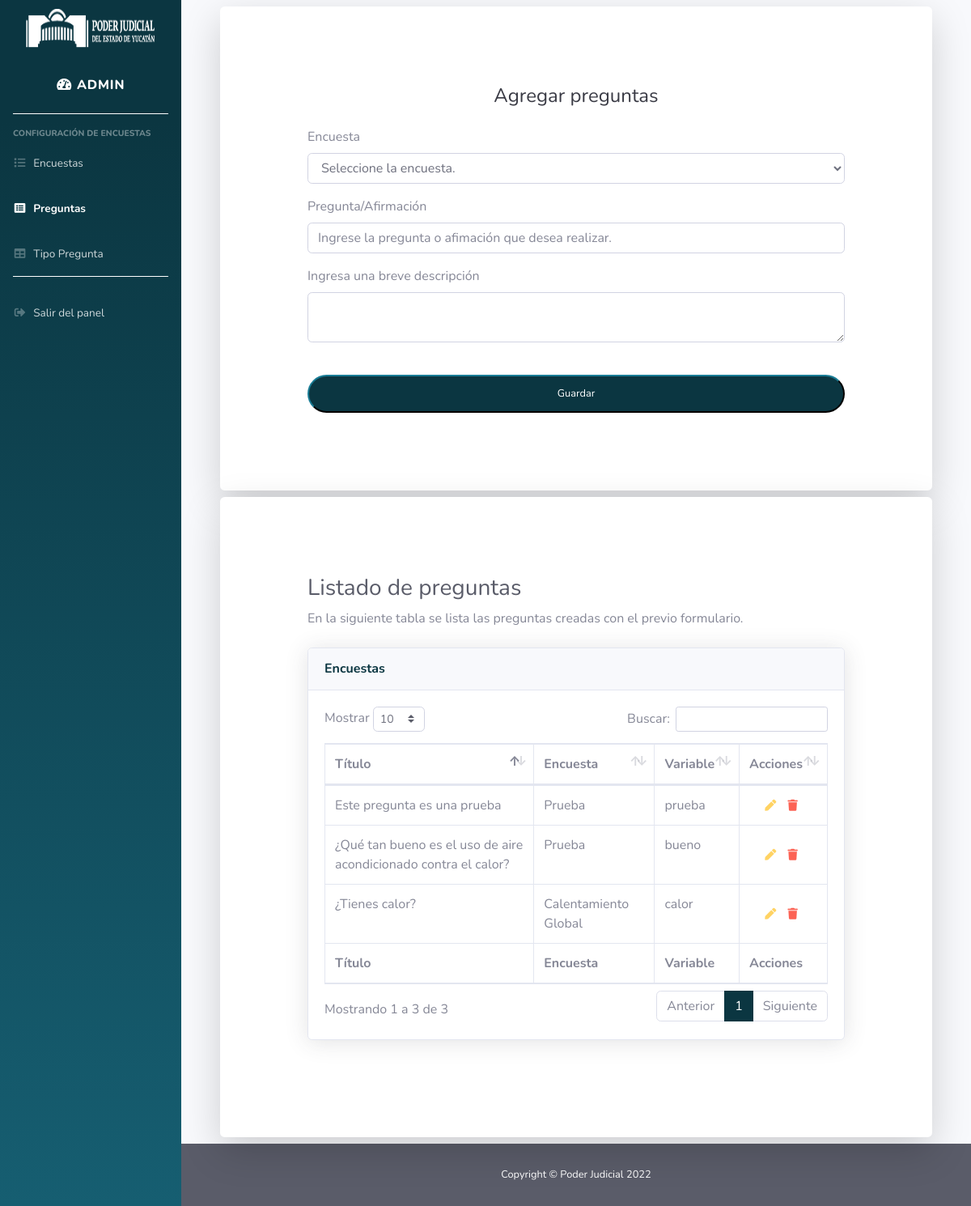
Page /admin_catalogo_preg.php (signed in) on the committed database.
### tables this page shows
CREATE TABLE `preguntas` (
  `id` int(11) NOT NULL,
  `encuesta_titulo` varchar(259) NOT NULL,
  `titulo` varchar(259) NOT NULL,
  `variable` varchar(59) NOT NULL
);

### con_db.php (called while the page is built, shortened)
<?php
  $usuario  = "root";
  $password = "";
  $servidor = "localhost";
  $basededatos = "bd_pj";
  $con = mysqli_connect($servidor, $usuario, $password, $basededatos) or die("No se ha podido conectar al Servidor");
  $sqlpreguntas        = ("SELECT * FROM  preguntas ORDER BY titulo DESC");
  $datapreguntasSelect  = mysqli_query($con, $sqlpreguntas);
  ?>

### admin_catalogo_preg.php (the view, shortened to what this page needs)
<?php
    include("con_db.php");
    $id = $_GET['id'];
?>
<!DOCTYPE html>
<html lang="es">
<head>
    <?php
        include("include/admin_head.php");
    ?>
</head>
<body id="page-top">
    <div id="wrapper">
        <ul class="navbar-nav bg-gradient-primary sidebar sidebar-dark accordion" id="accordionSidebar">
            <div class="sidebar-brand d-flex align-items-center justify-content-center">
                <div class="sidebar-brand-icon">
                    <img src="imagenes/logo.png" width="160" height="50">
                </div>
            </div>
            <div class="sidebar-brand d-flex align-items-center justify-content-center">
                <div class="sidebar-brand-text mx-3"><i class="fas fa-fw fa-tachometer-alt"></i>
                    <span>  Admin</span></div>
            </div>
            <hr class="sidebar-divider">
            <div class="sidebar-heading">
                Configuración de encuestas
            </div>
            <li class="nav-item">
                <a class="nav-link" href="admin_catalogo_encuesta.php">
                    <i class="fas fa-fw fa-list"></i>
                    <span>Encuestas</span></a>
            </li>
            <li class="nav-item active">
                <a class="nav-link" href="admin_catalogo_preg.php">
                    <i class="fas fa-fw fa-list-alt"></i>
                    <span>Preguntas</span></a>
            </li>
            <li class="nav-item">
                <a class="nav-link" href="admin_tipo_preguntas.php">
                    <i class="fas fa-fw fa-table"></i>
                    <span>Tipo Pregunta</span></a>
            </li>
            <hr class="sidebar-divider">
            <li class="nav-item">
                <a class="nav-link" href="on_admin.php">
                    <i class="fas fa-fw fa-sign-out-alt"></i>
                    <span>Salir del panel</span></a>
            </li>
        </ul>
        <div id="content-wrapper" class="d-flex flex-column">
            <div id="content">
                <div class="container-fluid">
                    <div class="container">
                        <div class="card o-hidden border-0 shadow-lg my-2">
                            <div class="card-body p-5">
                                <div class="col">
                                    <div class="p-5">
                                        <div class="text-center">
                                            <h1 class="h4 text-gray-900 mb-4">Agregar preguntas</h1>
                                        </div>
                                        <form class="user" action="scripts/pregunta_guardar.php" method="POST">
                                            <div class="form-group">
                                                <label for="encuesta_titulo" class="form-label">Encuesta</label>
                                                <select class="form-control form-select-user" name="encuesta_titulo" id="encuesta_titulo">
                                                    <?php if($id) { ?>
                                                        <option selected><?php echo ($datos["encuesta_titulo"]); ?></option>
                                                    <?php } else { ?>
                                                        <option selected>Seleccione la encuesta.</option>
                                                    <?php } ?>
                                                </select>
                                            </div>
                                            <div class="form-group">
                                                <label for="titulo" class="form-label">Pregunta/Afirmación</label>
                                                <input type="text" class="form-control form-select-user" name="titulo"
                                                id="titulo" placeholder="Ingrese la pregunta o afimación que desea realizar."
                                                value="<?php echo $datos['titulo']; ?>">
                                            </div>
                                            <div class="form-group">
                                                <label for="variable" class="form-label">Ingresa una breve descripción</label>
                                                <textarea type="email" class="form-control" name="variable"
                                                id="variable"><?php echo $datos['variable']; ?></textarea>
                                            </div>
                                            <br>
                                            <input type="submit" name="<?php if($id) { echo "modificar"; } else { echo "guardar"; } ?>" class="btn btn-primary btn-user btn-block" value="Guardar">
                                        </form>
                                    </div>
                                </div>
                            </div>
                        </div>
                        <div class="card o-hidden border-0 shadow-lg my-2">
                            <div class="card-body p-5">
                                <div class="col">
                                    <div class="p-5">
                                        <h1 class="h3 mb-2 text-gray-800">Listado de preguntas</h1>
                                        <p class="mb-4">En la siguiente tabla se lista las preguntas
                                            creadas con el previo formulario.</p>
                                        <div class="card shadow mb-4">
                                            <div class="card-header py-3">
                                                <h6 class="m-0 font-weight-bold text-primary">Encuestas</h6>
                                            </div>
                                            <div class="card-body">
                                                <div class="table-responsive">
                                                    <table class="table table-bordered" id="dataTable" width="100%" cellspacing="0">
                                                        <thead>
                                                            <tr>
                                                                <th>Título</th>
                                                                <th>Encuesta</th>
                                                                <th>Variable</th>
                                                                <th>Acciones</th>
                                                            </tr>
                                                        </thead>
                                                        <tfoot>
                                                            <tr>
                                                                <th>Título</th>
                                                                <th>Encuesta</th>
                                                                <th>Variable</th>
                                                                <th>Acciones</th>
                                                            </tr>
                                                        </tfoot>
                                                        <tbody>
                                                            <?php
                                                            while ($dataSelect = mysqli_fetch_array($datapreguntasSelect)) { ?>
                                                            <?php $pregunta_id = $dataSelect["id"]; ?>
                                                                <tr>
                                                                    <td><?php echo $dataSelect["titulo"]; ?></td>
                                                                    <td><?php echo $dataSelect["encuesta_titulo"]; ?></td>
                                                                    <td><?php echo $dataSelect["variable"]; ?></td>
                                                                    <td class="btn-actions-container">
                                                                        <div class="btn-actions">
                                                                            <a href="?id=<?php echo $pregunta_id; ?>"><i class="fas fa-pen fa-sm btn-warning2"></i></a>
                                                                            <a href="scripts/eliminar_pregunta.php?id=<?php echo $pregunta_id; ?>"><i class="fas fa-trash fa-sm btn-danger2"></i></a>
                                                                        </div>
                                                                    </td>
                                                                </tr>
                                                            <?php } ?>
                                                        </tbody>
                                                    </table>
                                                </div>
                                            </div>
                                        </div>
                                    </div>
                                </div>
                            </div>
                        </div>
                    </div>
                </div>
            </div>
            <footer class="sticky-footer bg-dark">
                <div class="container my-auto">
                    <div class="copyright text-center my-auto text-white">
                        <span>Copyright &copy; Poder Judicial 2022</span>
                    </div>
                </div>
            </footer>
        </div>
    </div>
</body>
</html>

### include/admin_head.php (shortened to what this page needs)
<link href="admin/vendor/fontawesome-free/css/all.min.css" rel="stylesheet" type="text/css">
<link href="admin/css/sb-admin-2.min.css" rel="stylesheet">
<link href="admin/vendor/datatables/dataTables.bootstrap4.min.css" rel="stylesheet">

### rows in the picture
preguntas: titulo "Este pregunta es una prueba", encuesta_titulo "Prueba", variable "prueba"
preguntas: titulo "¿Tienes calor?", encuesta_titulo "Calentamiento Global", variable "calor"
preguntas: titulo "¿Qué tan bueno es el uso de aire acondicionado contra el calor?", encuesta_titulo "Prueba", variable "bueno"
